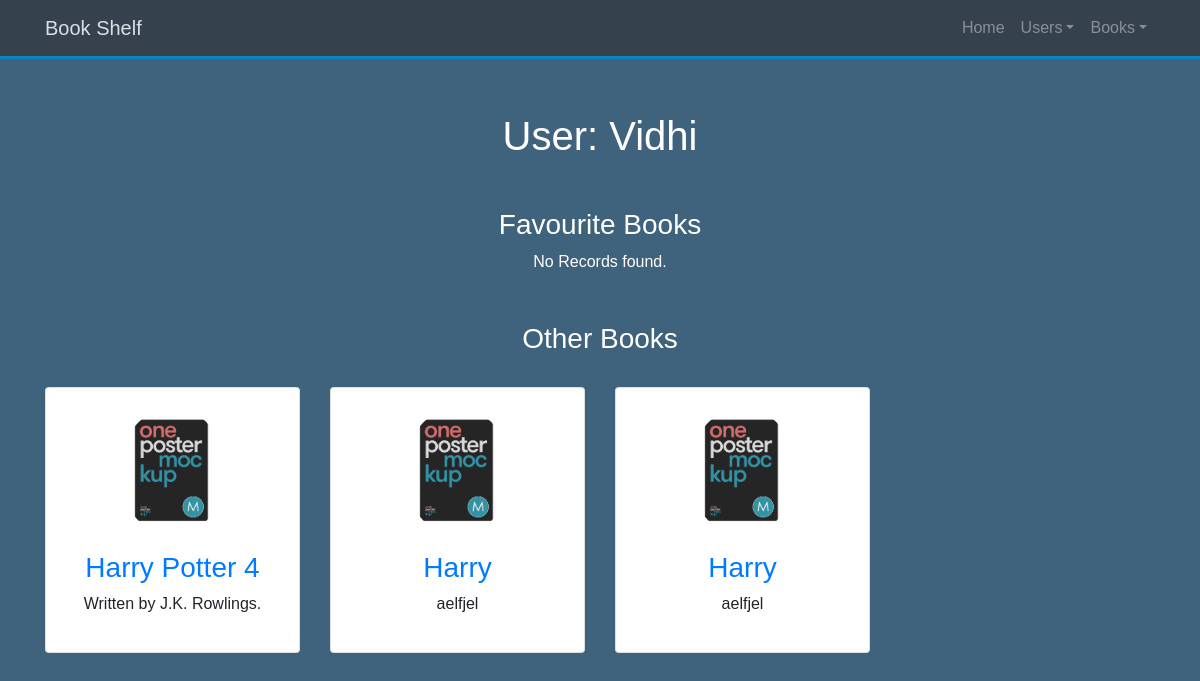
The page /singleUser/3 on the database its author committed.
### database_setup.py (models this page shows, shortened)
class User(Base):
    __tablename__ = 'user'
    id = Column(Integer, primary_key=True, autoincrement=True)
    name = Column(String(250), nullable=False)
    favourite_book_id = Column(String(500))

class Books(Base):
    __tablename__ = "books"
    name = Column(String(80), nullable=False)
    id = Column(Integer, primary_key=True, autoincrement=True)
    description = Column(String(250))
    img_url = Column(String(250))

### flask_app.py (the view)
@app.route("/singleUser/<int:user_id>")
def singleUser(user_id):
    DBSession = sessionmaker(bind=engine)
    session = DBSession()
    single_user = session.query(User).filter_by(id=user_id).one()
    if (single_user.favourite_book_id != None):
        book_list = single_user.favourite_book_id.split(',')
        book_list = list(map(lambda x: int(x), book_list))
        favourite_books = session.query(Books).filter(Books.id.in_(book_list)).all()
        books = session.query(Books).filter(Books.id.notin_(book_list)).all()
    else:
        favourite_books = []
        books = session.query(Books).all()
    return render_template('singleUser.html', single_user=single_user,
                           favourite_books=favourite_books, books=books)

### templates/singleUser.html (shortened to what this page needs)
{% extends 'base.html' %}
{% block search_bar %}
    <header id="home-section">
        <div class="dark-overlay">
            <div class="home-inner container">
                <header class="masthead">
                </header>
            </div>
        </div>
    </header>
{% endblock %}
{% block content %}
    <center><h1 style="color:white">User: {{ single_user.name }}</h1></center>
    <section id="authors" class="my-5 text-center">
        <h3 style="color:white">Favourite Books</h3>
    {% if favourite_books|length>0 %}
      <div class="container">
          <div class="row">
            {% for i in favourite_books %}
              <div class="col-lg-3 col-md-6 mt-4">
                <div class="card">
                  <div class="card-body">
                    <img src="{{ url_for('static', filename='img/book.png') }}" alt="" class="img-fluid rounded-circle w-50 mb-3">
                    <h3><a href = "{{url_for('viewBookById', book_id = i.id) }}">{{i.name}}</a></h3>
                    <p>{{i.description}}</p>
                  </div>
                </div>
              </div>
            {% endfor %}
          </div>
        </div>
      {% else %}
          <p style="color:white">No Records found.</p>
      {% endif %}
      </section>
    <section id="authors" class="my-5 text-center">
        <h3 style="color:white">Other Books</h3>
    {% if books|length>0 %}
      <div class="container">
          <div class="row">
            {% for i in books %}
              <div class="col-lg-3 col-md-6 mt-4">
                <div class="card">
                  <div class="card-body">
                    <img src="{{ url_for('static', filename='img/book.png') }}" alt="" class="img-fluid rounded-circle w-50 mb-3">
                    <h3><a href = "{{url_for('viewBookById', book_id = i.id) }}">{{i.name}}</a></h3>
                    <p>{{i.description}}</p>
                  </div>
                </div>
              </div>
            {% endfor %}
          </div>
        </div>
      {% else %}
          <p style="color:white">No Records found.</p>
      {% endif %}
      </section>
    <br><br>
{% endblock %}

### static/css/style.css (style rules this page uses)
body { background-color: #3f627d; font-family: OpenSans, sans-serif; margin: 0; padding: 0; }
#home-section { background-repeat: no-repeat; background-size: cover; background-attachment: fixed; min-height: 100px; }
#home-section .home-inner { padding-top: 80px; }
.masthead { padding: 1em 0; }

### rows shown on the page
User: name "Vidhi"
Books: name "Harry Potter 4", description "Written by J.K. Rowlings."
Books: name "Harry", description "aelfjel"
Books: name "Harry", description "aelfjel"
